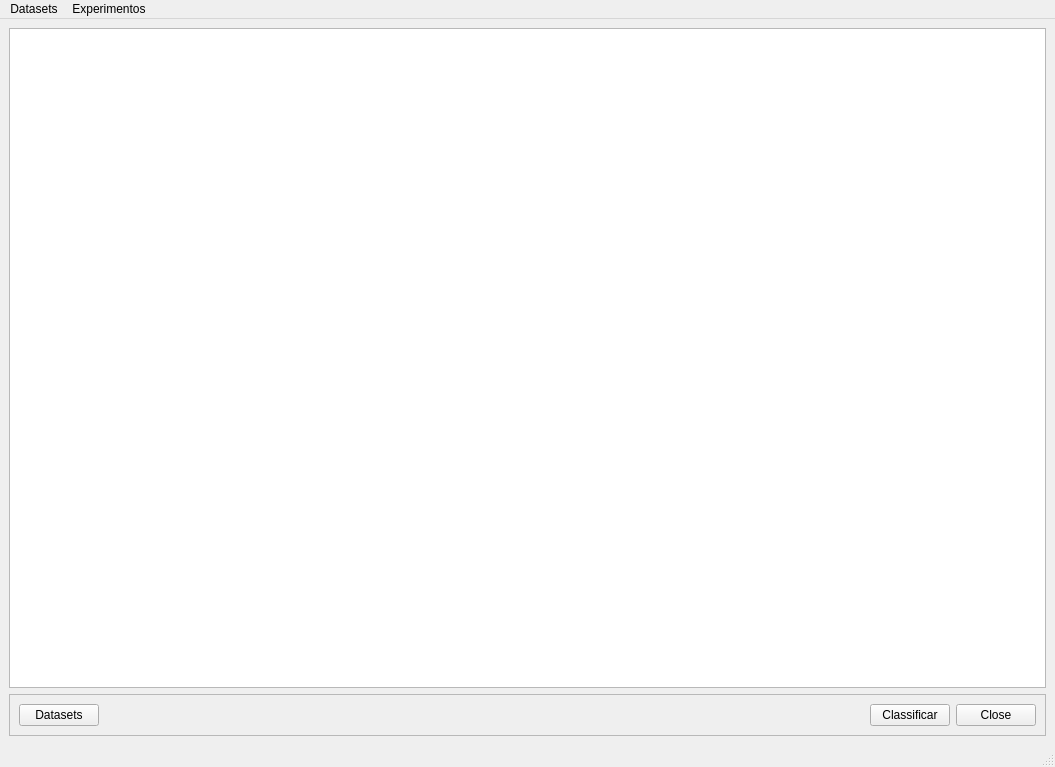
<?xml version="1.0" encoding="UTF-8"?>
<ui version="4.0">
 <class>MainWindow</class>
 <widget class="QMainWindow" name="MainWindow">
  <property name="geometry">
   <rect>
    <x>0</x>
    <y>0</y>
    <width>1055</width>
    <height>767</height>
   </rect>
  </property>
  <property name="windowTitle">
   <string>MainWindow</string>
  </property>
  <widget class="QWidget" name="centralwidget">
   <layout class="QGridLayout" name="gridLayout">
    <item row="1" column="0">
     <widget class="QFrame" name="frame">
      <property name="frameShape">
       <enum>QFrame::StyledPanel</enum>
      </property>
      <property name="frameShadow">
       <enum>QFrame::Raised</enum>
      </property>
      <layout class="QGridLayout" name="gridLayout_2">
       <item row="0" column="3">
        <widget class="QPushButton" name="btClassificar">
         <property name="text">
          <string>Classificar</string>
         </property>
        </widget>
       </item>
       <item row="0" column="1">
        <spacer name="horizontalSpacer">
         <property name="orientation">
          <enum>Qt::Horizontal</enum>
         </property>
         <property name="sizeHint" stdset="0">
          <size>
           <width>40</width>
           <height>20</height>
          </size>
         </property>
        </spacer>
       </item>
       <item row="0" column="4">
        <widget class="QPushButton" name="btClose">
         <property name="text">
          <string>Close</string>
         </property>
        </widget>
       </item>
       <item row="0" column="0">
        <widget class="QPushButton" name="pushButton">
         <property name="text">
          <string>Datasets</string>
         </property>
        </widget>
       </item>
      </layout>
     </widget>
    </item>
    <item row="0" column="0">
     <widget class="QTableView" name="tbExperimentos"/>
    </item>
   </layout>
  </widget>
  <widget class="QMenuBar" name="menubar">
   <property name="geometry">
    <rect>
     <x>0</x>
     <y>0</y>
     <width>1055</width>
     <height>24</height>
    </rect>
   </property>
   <widget class="QMenu" name="menuDatasets">
    <property name="title">
     <string>Datasets</string>
    </property>
    <addaction name="separator"/>
    <addaction name="actIncluiDataset"/>
    <addaction name="actBrowseds"/>
   </widget>
   <widget class="QMenu" name="menuExperimentos">
    <property name="title">
     <string>Experimentos</string>
    </property>
    <addaction name="actIncluiExp"/>
    <addaction name="actBrowseExp"/>
   </widget>
   <addaction name="menuDatasets"/>
   <addaction name="menuExperimentos"/>
  </widget>
  <widget class="QStatusBar" name="statusbar"/>
  <action name="actIncluiDataset">
   <property name="text">
    <string>Inclusao</string>
   </property>
  </action>
  <action name="actBrowseds">
   <property name="text">
    <string>Bowse</string>
   </property>
  </action>
  <action name="actIncluiExp">
   <property name="text">
    <string>Inclusao</string>
   </property>
  </action>
  <action name="actBrowseExp">
   <property name="text">
    <string>Resultados</string>
   </property>
  </action>
 </widget>
 <resources/>
 <connections/>
</ui>
